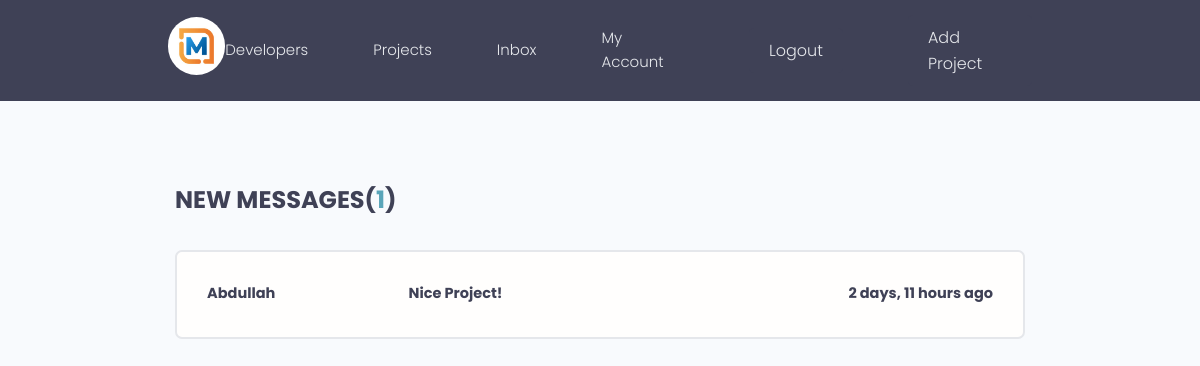
The app's page /inbox/ (signed in), older data.
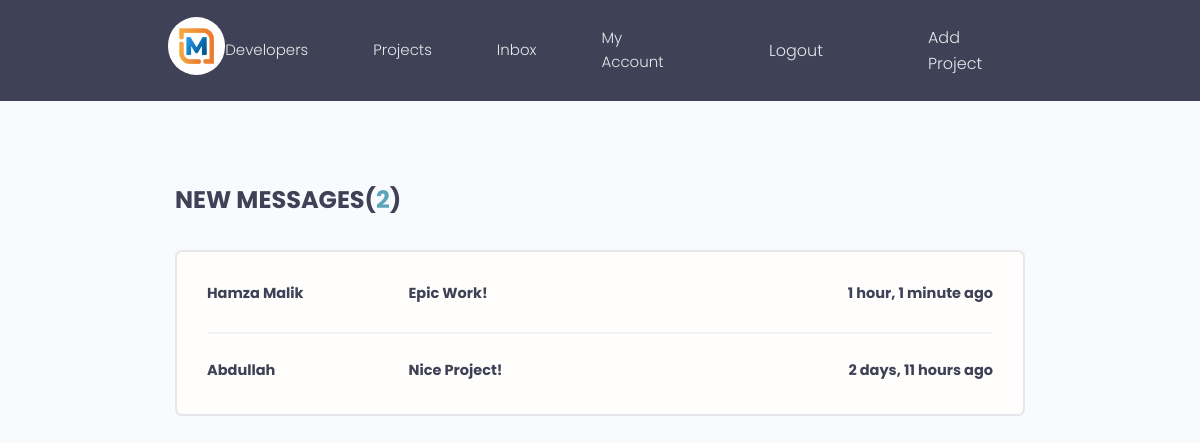
The same page, newer data.
### projects/models.py (models this page shows, shortened)
class Message(models.Model):
    user = models.ForeignKey(User, on_delete=models.CASCADE)
    project = models.ForeignKey(Project, on_delete=models.CASCADE)
    body = models.TextField()
    created = models.DateTimeField(auto_now_add=True)
    updated = models.DateTimeField(auto_now=True)
    id = models.UUIDField(default=uuid.uuid4, unique=True, primary_key=True, editable=False)
    class Meta:
        ordering = ['-updated'  , '-created']

class User(AbstractUser):
    name = models.CharField(max_length=200, null=True)
    username = models.CharField(unique=True, max_length=200)
    email = models.EmailField(unique=True, null=True)
    bio = models.TextField(null=True)
    skills = models.ManyToManyField(Tag, blank=True)
    profile_pic = models.ImageField(null=True, blank=True, default='default.jpg')
    REQUIRED_FIELDS = []

### projects/views.py (the view)
# urls.py: path('inbox/', views.inbox, name='inbox'),
def inbox(request):
    user = request.user
    user_projects = Project.objects.filter(owner=user)
    inbox_messages = Message.objects.filter(project__in=user_projects).exclude(user=user)
    context = {'inbox_messages' : inbox_messages}
    return render(request, 'projects/inbox.html', context)

### projects/templates/projects/inbox.html
{% extends 'main.html' %}
{% block content %}
<main class="inbox my-xl">
  <div class="content-box">
    <h3 class="inbox__title">New Messages(<span>{{inbox_messages.count}}</span>)</h3>
    <ul class="messages">
      {% for message in inbox_messages %}
      <li class="message message--unread">
        <a href="{% url 'project' message.project.id %}">
          <span class="message__author">{{message.user.name}}</span>
          <span class="message__subject">{{message.body}}</span>
          <span class="message__date">{{message.created |timesince}} ago</span>
        </a>
      </li>
      {% endfor %}
    </ul>
  </div>
</main>
{% endblock content %}

Row changes from the older to the newer data that the page shows:
added Message: user.name "Hamza Malik", body "Epic Work!", created "1 hour, 1 minute"
Text that changed along with them:
{{ inbox_messages.count }}: "1" → "2"
